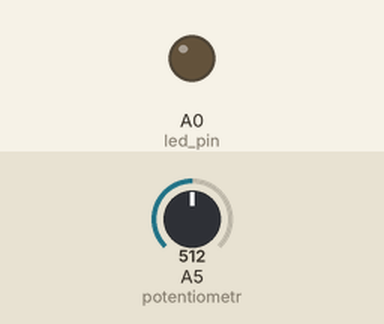
The sketch below on a simulated Arduino Uno, built with avr-gcc and run on an emulated ATmega328P. Shown: output pins drawn as LEDs (lit = HIGH). The inputs (shaded band) are chosen by the test bench; at power-on: A5 (potentiometr) = 512.

Above: at 0.6 s.
At 25.4 s:
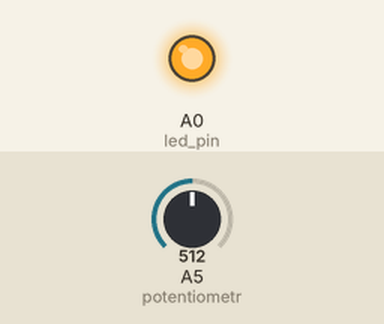
Timing chart, 0 to 64.6 s (numbered marks = the images above):
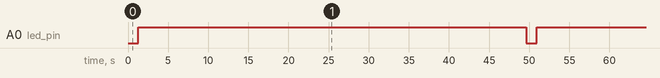

The sketch:

an_led_with_potentiometer.ino
```cpp
int potentiometr = A5;
int led_pin = A0;

void setup() {
 Serial.println("Starting the prog");
 pinMode(potentiometr, INPUT);
 pinMode(led_pin, OUTPUT);
}

void loop() {
  Serial.println("Start again");

  for(int i=0; i<4945; i+=10)
  {
    int value = analogRead(potentiometr);
    analogWrite(led_pin, i);
    Serial.println(i);
    delay(100);
  }
  Serial.println("Done");
}
```

Measured:
- by itself, A0 (led_pin): alternates HIGH for 48.4 s and LOW for 1.3 s
